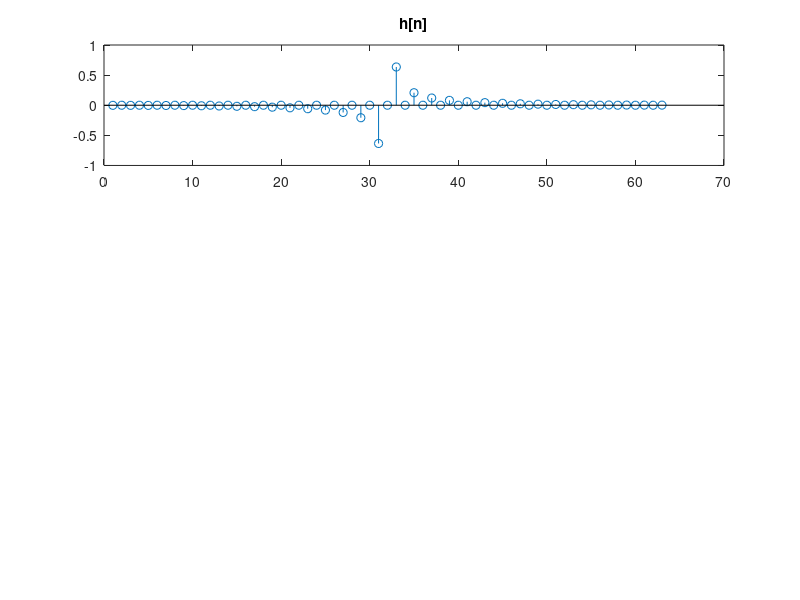

This figure's MATLAB source: (Note: this script raises an error after producing the figure.)
clear all;clc;close all;
n0=31;
N=2*n0+1;
T=0.01;
t=0:T:100;       %采样
hn=zeros(1,N);
%向右平移解决非因果问题
for i=1:N
    if i==n0+1
        hn(i)=0;
    else
        if mod(i-(n0+1),2)==1
            hn(i)=2/(pi*(i-1-n0));
        end
    end
end
hn=hn.*hamming(length(hn))';
figure(1);
subplot(3,1,1);
stem(hn);title('h[n]');
Np=1001;
hn=[hn,zeros(1, Np-length(hn))];
[w1,y1] = calculateDiscreteFourierTransform(hn)
subplot(3,1,2);
plot(w1,abs(y1));
title('幅度');
subplot(3,1,3);
plot(w1,angle(y1));
title('相位');
hold on;